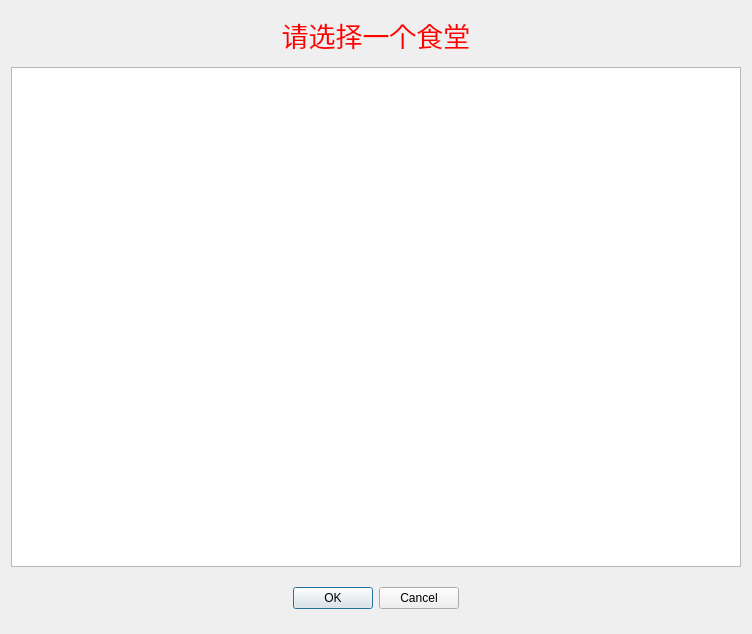
<?xml version="1.0" encoding="UTF-8"?>
<ui version="4.0">
 <class>Form</class>
 <widget class="QWidget" name="Form">
  <property name="geometry">
   <rect>
    <x>0</x>
    <y>0</y>
    <width>752</width>
    <height>632</height>
   </rect>
  </property>
  <property name="windowTitle">
   <string>Form</string>
  </property>
  <property name="styleSheet">
   <string notr="true">#Form{border-image: url(:/png/images/login_bg.png);}</string>
  </property>
  <layout class="QGridLayout" name="gridLayout_2">
   <item row="0" column="0">
    <layout class="QGridLayout" name="gridLayout">
     <item row="0" column="0">
      <widget class="QTextBrowser" name="textBrowser">
       <property name="maximumSize">
        <size>
         <width>16777215</width>
         <height>50</height>
        </size>
       </property>
       <property name="styleSheet">
        <string notr="true">color: rgb(255, 0, 0);
background-color: rgb(0, 0, 0, 0);</string>
       </property>
       <property name="frameShape">
        <enum>QFrame::NoFrame</enum>
       </property>
       <property name="html">
        <string>&lt;!DOCTYPE HTML PUBLIC &quot;-//W3C//DTD HTML 4.0//EN&quot; &quot;http://www.w3.org/TR/REC-html40/strict.dtd&quot;&gt;
&lt;html&gt;&lt;head&gt;&lt;meta name=&quot;qrichtext&quot; content=&quot;1&quot; /&gt;&lt;style type=&quot;text/css&quot;&gt;
p, li { white-space: pre-wrap; }
&lt;/style&gt;&lt;/head&gt;&lt;body style=&quot; font-family:'SimSun'; font-size:9pt; font-weight:400; font-style:normal;&quot;&gt;
&lt;p align=&quot;center&quot; style=&quot; margin-top:0px; margin-bottom:0px; margin-left:0px; margin-right:0px; -qt-block-indent:0; text-indent:0px;&quot;&gt;&lt;span style=&quot; font-size:20pt;&quot;&gt;请选择一个食堂&lt;/span&gt;&lt;/p&gt;&lt;/body&gt;&lt;/html&gt;</string>
       </property>
      </widget>
     </item>
     <item row="1" column="0">
      <widget class="QTableWidget" name="tableWidget">
       <property name="minimumSize">
        <size>
         <width>0</width>
         <height>500</height>
        </size>
       </property>
      </widget>
     </item>
     <item row="2" column="0">
      <widget class="QDialogButtonBox" name="buttonBox">
       <property name="minimumSize">
        <size>
         <width>0</width>
         <height>50</height>
        </size>
       </property>
       <property name="orientation">
        <enum>Qt::Horizontal</enum>
       </property>
       <property name="standardButtons">
        <set>QDialogButtonBox::Cancel|QDialogButtonBox::Ok</set>
       </property>
       <property name="centerButtons">
        <bool>true</bool>
       </property>
      </widget>
     </item>
    </layout>
   </item>
  </layout>
 </widget>
 <resources>
  <include location="login_bg.qrc"/>
 </resources>
 <connections/>
</ui>
